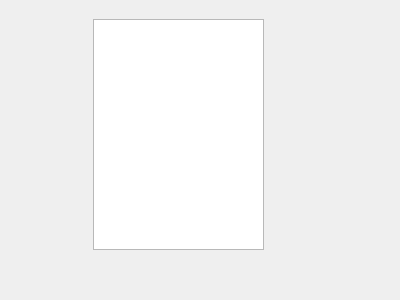
<?xml version="1.0" encoding="UTF-8"?>
<ui version="4.0">
 <class>others_info</class>
 <widget class="QDialog" name="others_info">
  <property name="geometry">
   <rect>
    <x>0</x>
    <y>0</y>
    <width>400</width>
    <height>300</height>
   </rect>
  </property>
  <property name="windowTitle">
   <string>Dialog</string>
  </property>
  <widget class="QTextEdit" name="textEdit">
   <property name="geometry">
    <rect>
     <x>93</x>
     <y>19</y>
     <width>171</width>
     <height>231</height>
    </rect>
   </property>
  </widget>
 </widget>
 <resources/>
 <connections/>
</ui>
